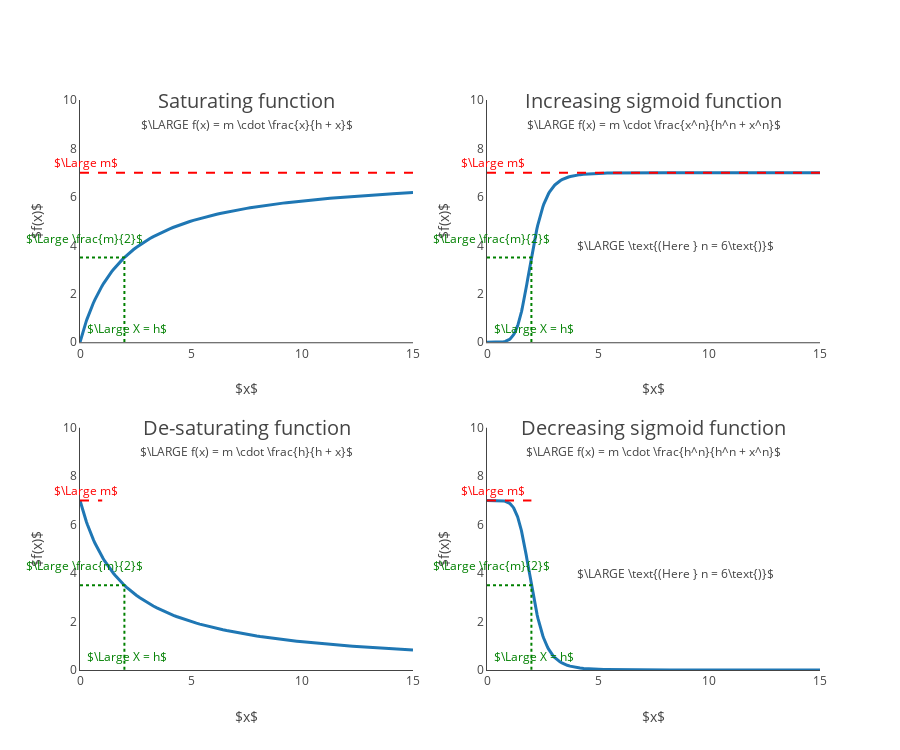

Source (notebook cell):
### Code cell
xmax=15
m = 7
h = 2
n = 6

color = pm.plotly.colors.DEFAULT_PLOTLY_COLORS[0]
figure, plots = pm.make_figure(2, 2)
figure.layout.update(showlegend=False, width=900, height=750)
for plot in plots.flatten():
    plot.axes_ranges((0, xmax), (0, 10))
    plot.axes_labels("$x$", "$f(x)$")

plot = plots[0,0]
def f(x): return m * x / (h + x)
plot.function(f, (0, xmax), line_width=3, color=color)
plot.text(r"$\LARGE f(x) = m \cdot \frac{x}{h + x}$", (xmax/2, 9))
plot.lines(((0, m), (xmax, m)), color="red", line_dash="dash")
plot.text(r"$\Large m$", (0.25, m + 0.4), color="red")
plot.lines(((0, m/2), (h, m/2), (h, 0)), color="green", line_dash="dot")
plot.text(r"$\Large X = h$", (h + 0.1, 0.55), color="green")
plot.text(r"$\Large \frac{m}{2}$", (0.2, m/2 + 0.8), color="green")
plot.text("Saturating function", (xmax/2, 10), size=20)

plot = plots[0,1]
def f(x): return m * x**n / (h**n + x**n)
plot.function(f, (0, xmax), line_width=3, color=color)
plot.text(r"$\LARGE f(x) = m \cdot \frac{x^n}{h^n + x^n}$", (xmax/2, 9))
plot.text(fr"$\LARGE \text{{(Here }} n = {n}\text{{)}}$", ((h + xmax)/2, 4))
plot.lines(((0, m), (xmax, m)), color="red", line_dash="dash")
plot.text(r"$\Large m$", (0.25, m + 0.4), color="red")
plot.lines(((0, m/2), (h, m/2), (h, 0)), color="green", line_dash="dot")
plot.text(r"$\Large X = h$", (h + 0.1, 0.55), color="green")
plot.text(r"$\Large \frac{m}{2}$", (0.2, m/2 + 0.8), color="green")
plot.text("Increasing sigmoid function", (xmax/2, 10), size=20)

plot = plots[1,0]
def f(x): return m * h / (h + x)
plot.function(f, (0, xmax), line_width=3, color=color)
plot.text(r"$\LARGE f(x) = m \cdot \frac{h}{h + x}$", (xmax/2, 9))
plot.lines(((0, m), (1, m)), color="red", line_dash="dash")
plot.text(r"$\Large m$", (0.25, m + 0.4), color="red")
plot.lines(((0, m/2), (h, m/2), (h, 0)), color="green", line_dash="dot")
plot.text(r"$\Large X = h$", (h + 0.1, 0.55), color="green")
plot.text(r"$\Large \frac{m}{2}$", (0.2, m/2 + 0.8), color="green")
plot.text("De-saturating function", (xmax/2, 10), size=20)

plot = plots[1,1]
def f(x): return m * h**n / (h**n + x**n)
plot.function(f, (0, xmax), line_width=3, color=color)
plot.text(r"$\LARGE f(x) = m \cdot \frac{h^n}{h^n + x^n}$", (xmax/2, 9))
plot.text(fr"$\LARGE \text{{(Here }} n = {n}\text{{)}}$", ((h + xmax)/2, 4))
plot.lines(((0, m), (h, m)), color="red", line_dash="dash")
plot.text(r"$\Large m$", (0.25, m + 0.4), color="red")
plot.lines(((0, m/2), (h, m/2), (h, 0)), color="green", line_dash="dot")
plot.text(r"$\Large X = h$", (h + 0.1, 0.55), color="green")
plot.text(r"$\Large \frac{m}{2}$", (0.2, m/2 + 0.8), color="green")
plot.text("Decreasing sigmoid function", (xmax/2, 10), size=20)

figure

### Figure 1 — Plotly figure (JSON) as saved in the notebook; plotly's stock layout.template omitted (floating-point values rounded to 4 significant figures; data arrays with more than 128 entries replaced by an {"elided": "..."} marker saying what was removed)
{"data": [{"line": {"color": "rgb(31, 119, 180)", "shape": "linear", "smoothing": 0, "width": 3}, "mode": "lines", "type": "scatter", "x": [0, 0.03888, 0.07776, 0.1166, 0.1555, 0.1936, 0.2316, 0.2697, 0.3078, 0.3757, 0.4436, 0.481, 0.5184, 0.5932, 0.6729, 0.7525, 0.8291, 0.9056, 0.9819, 1.058, 1.134, 1.209, 1.284, 1.358, 1.427, 1.495, 1.571, 1.647, 1.725, 1.803, 1.945, 2.023, 2.1, 2.246, 2.412, 2.548, 2.702, 2.848, 2.992, 3.149, 3.305, 3.445, 3.613, 3.742, 3.9, 4.041, 4.186, 4.356, 4.51, 4.652, 4.8, 4.945, 5.108, 5.246, 5.41, 5.556, 5.712, 5.837, 5.99, 6.158, 6.306, 6.44, 6.594, 6.763, 6.911, 7.047, 7.212, 7.346, 7.504, 7.662, 7.789, 7.937, 8.085, 8.239, 8.407, 8.553, 8.69, 8.841, 8.993, 9.139, 9.306, 9.459, 9.602, 9.763, 9.912, 10.06, 10.19, 10.35, 10.5, 10.64, 10.79, 10.95, 11.09, 11.26, 11.41, 11.54, 11.71, 11.85, 11.99, 12.15, 12.29, 12.44, 12.61, 12.74, 12.91, 13.04, 13.21, 13.34, 13.49, 13.65, 13.81, 13.94, 14.09, 14.26, 14.39, 14.55, 14.69, 14.85, 15], "xaxis": "x", "y": [0, 0.1335, 0.262, 0.3857, 0.5051, 0.6178, 0.7266, 0.8318, 0.9336, 1.107, 1.271, 1.357, 1.441, 1.601, 1.762, 1.914, 2.051, 2.182, 2.305, 2.422, 2.532, 2.638, 2.736, 2.831, 2.914, 2.995, 3.08, 3.161, 3.242, 3.319, 3.451, 3.52, 3.585, 3.703, 3.827, 3.922, 4.023, 4.112, 4.195, 4.281, 4.361, 4.429, 4.506, 4.562, 4.627, 4.682, 4.737, 4.797, 4.849, 4.895, 4.941, 4.984, 5.03, 5.068, 5.111, 5.147, 5.185, 5.214, 5.248, 5.284, 5.314, 5.341, 5.371, 5.402, 5.429, 5.453, 5.48, 5.502, 5.527, 5.551, 5.57, 5.591, 5.612, 5.633, 5.655, 5.673, 5.69, 5.709, 5.727, 5.743, 5.762, 5.778, 5.793, 5.81, 5.825, 5.839, 5.852, 5.866, 5.88, 5.892, 5.905, 5.919, 5.931, 5.944, 5.956, 5.966, 5.979, 5.989, 5.999, 6.01, 6.02, 6.03, 6.042, 6.05, 6.061, 6.069, 6.08, 6.087, 6.096, 6.105, 6.114, 6.122, 6.13, 6.139, 6.146, 6.154, 6.161, 6.169, 6.176], "yaxis": "y"}, {"line": {"color": "red", "dash": "dash", "shape": "linear", "smoothing": 0}, "mode": "lines", "type": "scatter", "x": [0, 15], "xaxis": "x", "y": [7, 7], "yaxis": "y"}, {"line": {"color": "green", "dash": "dot", "shape": "linear", "smoothing": 0}, "mode": "lines", "type": "scatter", "x": [0, 2, 2], "xaxis": "x", "y": [3.5, 3.5, 0], "yaxis": "y"}, {"line": {"color": "rgb(31, 119, 180)", "shape": "linear", "smoothing": 0, "width": 3}, "mode": "lines", "type": "scatter", "x": {"elided": "158 float values"}, "xaxis": "x2", "y": {"elided": "158 float values"}, "yaxis": "y2"}, {"line": {"color": "red", "dash": "dash", "shape": "linear", "smoothing": 0}, "mode": "lines", "type": "scatter", "x": [0, 15], "xaxis": "x2", "y": [7, 7], "yaxis": "y2"}, {"line": {"color": "green", "dash": "dot", "shape": "linear", "smoothing": 0}, "mode": "lines", "type": "scatter", "x": [0, 2, 2], "xaxis": "x2", "y": [3.5, 3.5, 0], "yaxis": "y2"}, {"line": {"color": "rgb(31, 119, 180)", "shape": "linear", "smoothing": 0, "width": 3}, "mode": "lines", "type": "scatter", "x": [0, 0.03834, 0.07668, 0.115, 0.1534, 0.1877, 0.222, 0.2563, 0.2906, 0.3325, 0.3744, 0.4163, 0.4582, 0.53, 0.6018, 0.6757, 0.7497, 0.8192, 0.8887, 0.9621, 1.036, 1.117, 1.199, 1.271, 1.342, 1.428, 1.514, 1.579, 1.643, 1.724, 1.805, 1.879, 1.954, 2.088, 2.171, 2.254, 2.388, 2.536, 2.696, 2.856, 2.991, 3.155, 3.301, 3.463, 3.591, 3.738, 3.906, 4.053, 4.207, 4.34, 4.496, 4.661, 4.801, 4.961, 5.106, 5.245, 5.393, 5.557, 5.709, 5.849, 6.014, 6.149, 6.292, 6.438, 6.603, 6.748, 6.895, 7.061, 7.215, 7.343, 7.487, 7.653, 7.804, 7.962, 8.115, 8.251, 8.403, 8.565, 8.704, 8.848, 9.013, 9.157, 9.299, 9.441, 9.6, 9.765, 9.908, 10.04, 10.21, 10.36, 10.5, 10.66, 10.81, 10.95, 11.09, 11.25, 11.4, 11.55, 11.71, 11.85, 12.01, 12.15, 12.29, 12.45, 12.59, 12.76, 12.89, 13.04, 13.21, 13.36, 13.49, 13.64, 13.79, 13.94, 14.11, 14.25, 14.4, 14.55, 14.7, 14.86, 15], "xaxis": "x3", "y": [7, 6.868, 6.742, 6.619, 6.501, 6.399, 6.301, 6.205, 6.112, 6.002, 5.896, 5.794, 5.695, 5.534, 5.381, 5.232, 5.091, 4.966, 4.847, 4.726, 4.612, 4.491, 4.376, 4.281, 4.189, 4.084, 3.984, 3.912, 3.843, 3.759, 3.679, 3.609, 3.541, 3.425, 3.356, 3.291, 3.19, 3.087, 2.981, 2.883, 2.805, 2.716, 2.641, 2.563, 2.504, 2.44, 2.37, 2.313, 2.256, 2.208, 2.155, 2.102, 2.059, 2.011, 1.97, 1.932, 1.894, 1.853, 1.816, 1.784, 1.747, 1.718, 1.688, 1.659, 1.627, 1.6, 1.574, 1.545, 1.519, 1.498, 1.476, 1.45, 1.428, 1.405, 1.384, 1.366, 1.346, 1.325, 1.308, 1.291, 1.271, 1.255, 1.239, 1.224, 1.207, 1.19, 1.176, 1.163, 1.146, 1.132, 1.12, 1.106, 1.093, 1.081, 1.07, 1.057, 1.045, 1.033, 1.021, 1.011, 0.9993, 0.9894, 0.9799, 0.9689, 0.9597, 0.9488, 0.9402, 0.9305, 0.9202, 0.9114, 0.9039, 0.8951, 0.8867, 0.8781, 0.8689, 0.8614, 0.8539, 0.846, 0.8385, 0.8304, 0.8235], "yaxis": "y3"}, {"line": {"color": "red", "dash": "dash", "shape": "linear", "smoothing": 0}, "mode": "lines", "type": "scatter", "x": [0, 1], "xaxis": "x3", "y": [7, 7], "yaxis": "y3"}, {"line": {"color": "green", "dash": "dot", "shape": "linear", "smoothing": 0}, "mode": "lines", "type": "scatter", "x": [0, 2, 2], "xaxis": "x3", "y": [3.5, 3.5, 0], "yaxis": "y3"}, {"line": {"color": "rgb(31, 119, 180)", "shape": "linear", "smoothing": 0, "width": 3}, "mode": "lines", "type": "scatter", "x": {"elided": "154 float values"}, "xaxis": "x4", "y": {"elided": "154 float values"}, "yaxis": "y4"}, {"line": {"color": "red", "dash": "dash", "shape": "linear", "smoothing": 0}, "mode": "lines", "type": "scatter", "x": [0, 2], "xaxis": "x4", "y": [7, 7], "yaxis": "y4"}, {"line": {"color": "green", "dash": "dot", "shape": "linear", "smoothing": 0}, "mode": "lines", "type": "scatter", "x": [0, 2, 2], "xaxis": "x4", "y": [3.5, 3.5, 0], "yaxis": "y4"}], "layout": {"annotations": [{"showarrow": false, "text": "$\\LARGE f(x) = m \\cdot \\frac{x}{h + x}$", "x": 7.5, "xref": "x", "y": 9, "yref": "y"}, {"font": {"color": "red"}, "showarrow": false, "text": "$\\Large m$", "x": 0.25, "xref": "x", "y": 7.4, "yref": "y"}, {"font": {"color": "green"}, "showarrow": false, "text": "$\\Large X = h$", "x": 2.1, "xref": "x", "y": 0.55, "yref": "y"}, {"font": {"color": "green"}, "showarrow": false, "text": "$\\Large \\frac{m}{2}$", "x": 0.2, "xref": "x", "y": 4.3, "yref": "y"}, {"font": {"size": 20}, "showarrow": false, "text": "Saturating function", "x": 7.5, "xref": "x", "y": 10, "yref": "y"}, {"showarrow": false, "text": "$\\LARGE f(x) = m \\cdot \\frac{x^n}{h^n + x^n}$", "x": 7.5, "xref": "x2", "y": 9, "yref": "y2"}, {"showarrow": false, "text": "$\\LARGE \\text{(Here } n = 6\\text{)}$", "x": 8.5, "xref": "x2", "y": 4, "yref": "y2"}, {"font": {"color": "red"}, "showarrow": false, "text": "$\\Large m$", "x": 0.25, "xref": "x2", "y": 7.4, "yref": "y2"}, {"font": {"color": "green"}, "showarrow": false, "text": "$\\Large X = h$", "x": 2.1, "xref": "x2", "y": 0.55, "yref": "y2"}, {"font": {"color": "green"}, "showarrow": false, "text": "$\\Large \\frac{m}{2}$", "x": 0.2, "xref": "x2", "y": 4.3, "yref": "y2"}, {"font": {"size": 20}, "showarrow": false, "text": "Increasing sigmoid function", "x": 7.5, "xref": "x2", "y": 10, "yref": "y2"}, {"showarrow": false, "text": "$\\LARGE f(x) = m \\cdot \\frac{h}{h + x}$", "x": 7.5, "xref": "x3", "y": 9, "yref": "y3"}, {"font": {"color": "red"}, "showarrow": false, "text": "$\\Large m$", "x": 0.25, "xref": "x3", "y": 7.4, "yref": "y3"}, {"font": {"color": "green"}, "showarrow": false, "text": "$\\Large X = h$", "x": 2.1, "xref": "x3", "y": 0.55, "yref": "y3"}, {"font": {"color": "green"}, "showarrow": false, "text": "$\\Large \\frac{m}{2}$", "x": 0.2, "xref": "x3", "y": 4.3, "yref": "y3"}, {"font": {"size": 20}, "showarrow": false, "text": "De-saturating function", "x": 7.5, "xref": "x3", "y": 10, "yref": "y3"}, {"showarrow": false, "text": "$\\LARGE f(x) = m \\cdot \\frac{h^n}{h^n + x^n}$", "x": 7.5, "xref": "x4", "y": 9, "yref": "y4"}, {"showarrow": false, "text": "$\\LARGE \\text{(Here } n = 6\\text{)}$", "x": 8.5, "xref": "x4", "y": 4, "yref": "y4"}, {"font": {"color": "red"}, "showarrow": false, "text": "$\\Large m$", "x": 0.25, "xref": "x4", "y": 7.4, "yref": "y4"}, {"font": {"color": "green"}, "showarrow": false, "text": "$\\Large X = h$", "x": 2.1, "xref": "x4", "y": 0.55, "yref": "y4"}, {"font": {"color": "green"}, "showarrow": false, "text": "$\\Large \\frac{m}{2}$", "x": 0.2, "xref": "x4", "y": 4.3, "yref": "y4"}, {"font": {"size": 20}, "showarrow": false, "text": "Decreasing sigmoid function", "x": 7.5, "xref": "x4", "y": 10, "yref": "y4"}], "height": 750, "showlegend": false, "width": 900, "xaxis": {"anchor": "y", "domain": [0, 0.45], "range": [0, 15], "title": {"text": "$x$"}}, "xaxis2": {"anchor": "y2", "domain": [0.55, 1], "range": [0, 15], "title": {"text": "$x$"}}, "xaxis3": {"anchor": "y3", "domain": [0, 0.45], "range": [0, 15], "title": {"text": "$x$"}}, "xaxis4": {"anchor": "y4", "domain": [0.55, 1], "range": [0, 15], "title": {"text": "$x$"}}, "yaxis": {"anchor": "x", "domain": [0.575, 1], "range": [0, 10], "title": {"text": "$f(x)$"}}, "yaxis2": {"anchor": "x2", "domain": [0.575, 1], "range": [0, 10], "title": {"text": "$f(x)$"}}, "yaxis3": {"anchor": "x3", "domain": [0, 0.425], "range": [0, 10], "title": {"text": "$f(x)$"}}, "yaxis4": {"anchor": "x4", "domain": [0, 0.425], "range": [0, 10], "title": {"text": "$f(x)$"}}}}
